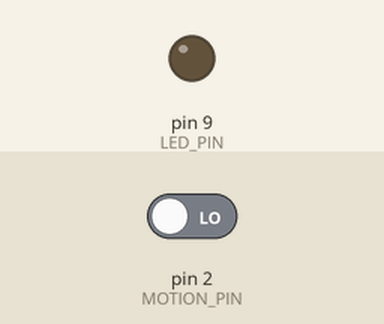
Recording of a sketch running on a simulated Arduino Uno, built with avr-gcc and run on an emulated ATmega328P. Parts: output pins drawn as LEDs (lit = HIGH). Inputs (shaded band) come from the test bench; at power-on: pin 2 (MOTION_PIN) LOW.

Above: at 1.2 s.
1.3 s: pin 2 (MOTION_PIN) driven HIGH
At 2.7 s:
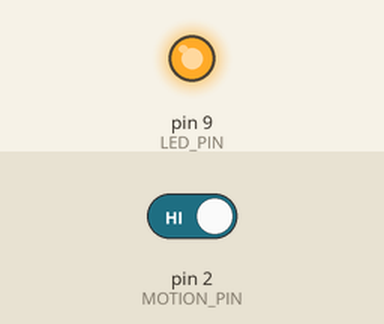
Timing chart, 0 to 4.3 s (numbered marks = the images above; inputs shaded):
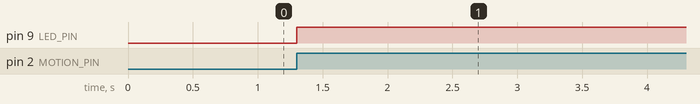

The sketch:

MotionTrigger.ino
```cpp
/*
  MotionTrigger.ino
  Turns light on when motion is detected, off after timeout.
*/

#define LED_PIN 9
#define MOTION_PIN 2
#define TIMEOUT 10000  // Time light stays on after motion (ms)

unsigned long lastMotion = 0;
bool lightOn = false;

void setup() {
  pinMode(LED_PIN, OUTPUT);
  pinMode(MOTION_PIN, INPUT);
}

void loop() {
  if (digitalRead(MOTION_PIN) == HIGH) {
    analogWrite(LED_PIN, 255);
    lightOn = true;
    lastMotion = millis();
  }

  if (lightOn && millis() - lastMotion > TIMEOUT) {
    analogWrite(LED_PIN, 0);
    lightOn = false;
  }

  delay(100);
}
```

Measured:
- after the input at 1.3 s, pin 9 (LED_PIN): LOW → HIGH at once
